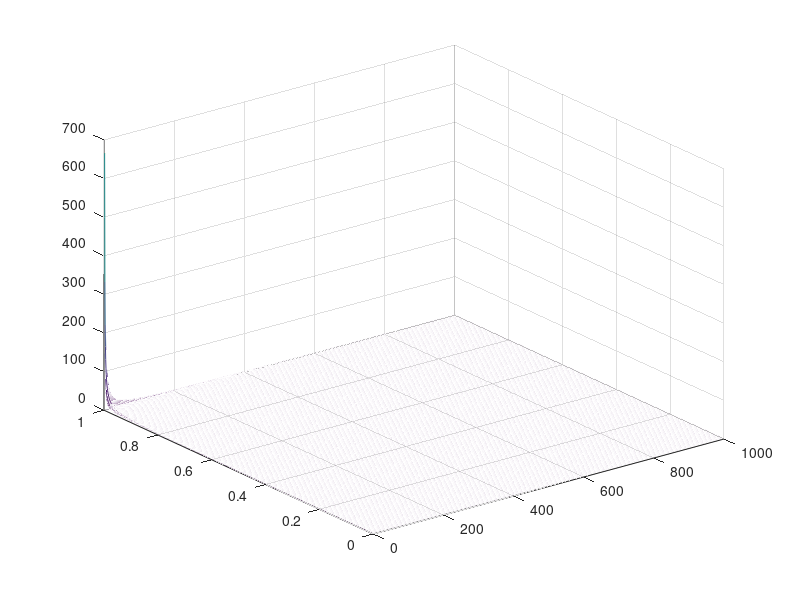

Write the MATLAB code that produced this figure. (Note: this script raises an error after producing the figure.)
k1 = 1:1:1000;
b1 = 0:1e-3:1;
b1 = b1(2:length(b1)-1);
[k, b] = meshgrid(k1, b1);
Z = ((2./k).^b)./((1-b).*(4-b));
meshc(k,b,Z);
zlim(-5,5);